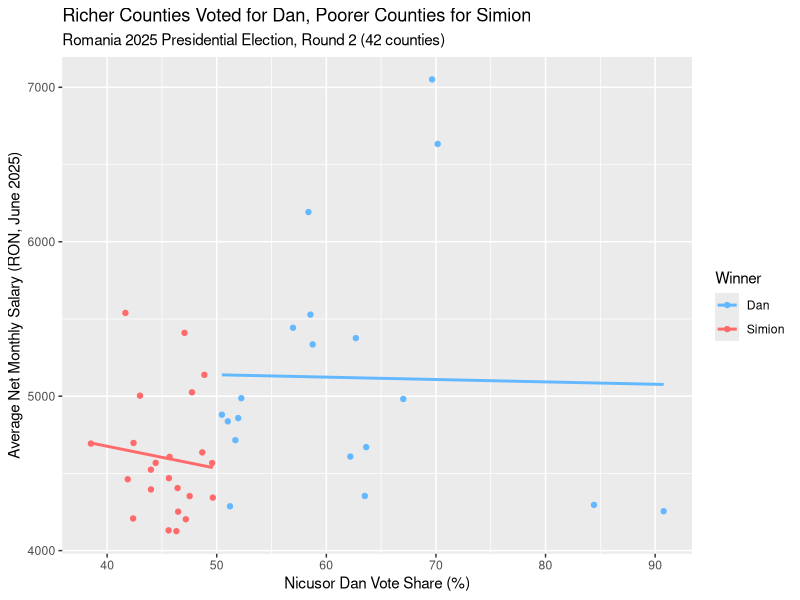

Generate this figure with R:
## ---- chunk 1
rm(list=ls())
library(tidyverse)
## ---- chunk 2
vote <- read.csv("data/prez2025.csv")

vote_clean <- vote |>
  mutate(
    Dan_Margin = Nicusor_Dan_Pct - George_Simion_Pct,
    Winner = factor(Winner, levels = c("Dan", "Simion")),
    Salary_Group = case_when(
      Avg_Net_Salary_RON_Jun2025 < 4500 ~ "Low (under 4500)",
      Avg_Net_Salary_RON_Jun2025 >= 4500 & Avg_Net_Salary_RON_Jun2025 < 5500 ~ "Mid (4500-5500)",
      Avg_Net_Salary_RON_Jun2025 >= 5500 ~ "High (above 5500)"
    ),
    Urban_Rural = if_else(Pct_Urban >= 50, "Majority Urban", "Majority Rural")
  )
vote_clean
## ---- chunk 3
vote_clean |>
  group_by(Urban_Rural) |>
  summarize(
    avg_dan_pct = mean(Nicusor_Dan_Pct),
    avg_simion_pct = mean(George_Simion_Pct),
    avg_salary = mean(Avg_Net_Salary_RON_Jun2025),
    n = n()
  ) |>
  knitr::kable(
    digits = 1,
    col.names = c("Type", "Avg Dan %", "Avg Simion %", "Avg Salary (RON)", "N Counties")
  )
## ---- chunk 4
vote_clean |>
  group_by(Salary_Group) |>
  summarize(
    avg_dan_pct = mean(Nicusor_Dan_Pct),
    avg_simion_pct = mean(George_Simion_Pct),
    n = n()
  ) |>
  knitr::kable(
    digits = 1,
    col.names = c("Salary Group", "Avg Dan %", "Avg Simion %", "N Counties")
  )
## ---- chunk 5
ggplot(data = vote_clean,
       mapping = aes(x = Nicusor_Dan_Pct,
                     y = Avg_Net_Salary_RON_Jun2025,
                     color = Winner)) +
  geom_point() +
  geom_smooth(method = "lm", se = FALSE) +
  scale_color_manual(values = c("Dan" = "steelblue1", "Simion" = "indianred1")) +
  labs(x = "Nicusor Dan Vote Share (%)",
       y = "Average Net Monthly Salary (RON, June 2025)",
       title = "Richer Counties Voted for Dan, Poorer Counties for Simion",
       subtitle = "Romania 2025 Presidential Election, Round 2 (42 counties)")
